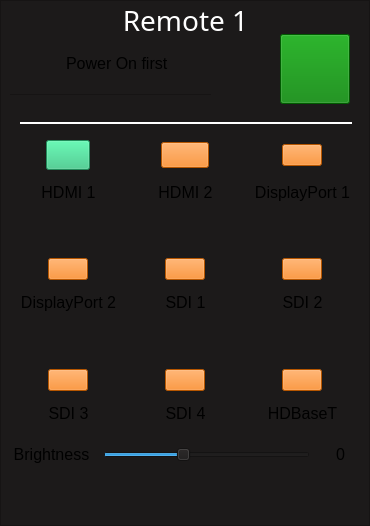
       <widget class="QFrame" name="frame_1">
        <property name="styleSheet">
         <string notr="true">background-color: rgb(28, 26, 26);</string>
        </property>
        <property name="frameShape">
         <enum>QFrame::StyledPanel</enum>
        </property>
        <property name="frameShadow">
         <enum>QFrame::Raised</enum>
        </property>
        <widget class="QWidget" name="verticalLayoutWidget">
         <property name="geometry">
          <rect>
           <x>10</x>
           <y>3</y>
           <width>351</width>
           <height>34</height>
          </rect>
         </property>
         <layout class="QVBoxLayout" name="verticalLayout">
          <property name="rightMargin">
           <number>0</number>
          </property>
          <item>
           <widget class="QLabel" name="label">
            <property name="font">
             <font>
              <family>Ubuntu Mono</family>
              <pointsize>21</pointsize>
             </font>
            </property>
            <property name="styleSheet">
             <string notr="true">color: #FFFFFF</string>
            </property>
            <property name="text">
             <string>Remote 1</string>
            </property>
            <property name="alignment">
             <set>Qt::AlignCenter</set>
            </property>
           </widget>
          </item>
         </layout>
        </widget>
        <widget class="Line" name="line">
         <property name="geometry">
          <rect>
           <x>20</x>
           <y>108</y>
           <width>332</width>
           <height>16</height>
          </rect>
         </property>
         <property name="styleSheet">
          <string notr="true">border:none;
border-bottom:2px solid white;</string>
         </property>
         <property name="frameShadow">
          <enum>QFrame::Plain</enum>
         </property>
         <property name="lineWidth">
          <number>2</number>
         </property>
         <property name="orientation">
          <enum>Qt::Horizontal</enum>
         </property>
        </widget>
        <widget class="QPushButton" name="btn_on_1">
         <property name="geometry">
          <rect>
           <x>280</x>
           <y>34</y>
           <width>70</width>
           <height>70</height>
          </rect>
         </property>
         <property name="sizePolicy">
          <sizepolicy hsizetype="MinimumExpanding" vsizetype="MinimumExpanding">
           <horstretch>0</horstretch>
           <verstretch>0</verstretch>
          </sizepolicy>
         </property>
         <property name="font">
          <font>
           <pointsize>15</pointsize>
           <bold>true</bold>
          </font>
         </property>
         <property name="styleSheet">
          <string notr="true">background-color:green;
</string>
         </property>
         <property name="text">
          <string/>
         </property>
        </widget>
        <widget class="QWidget" name="gridLayoutWidget">
         <property name="geometry">
          <rect>
           <x>10</x>
           <y>140</y>
           <width>351</width>
           <height>295</height>
          </rect>
         </property>
         <layout class="QGridLayout" name="gridLayout" columnstretch="0,0,0" columnminimumwidth="0,0,0">
          <property name="sizeConstraint">
           <enum>QLayout::SetDefaultConstraint</enum>
          </property>
          <property name="leftMargin">
           <number>0</number>
          </property>
          <property name="topMargin">
           <number>0</number>
          </property>
          <property name="rightMargin">
           <number>0</number>
          </property>
          <property name="bottomMargin">
           <number>0</number>
          </property>
          <property name="spacing">
           <number>0</number>
          </property>
          <item row="2" column="0">
           <widget class="QLabel" name="label_14">
            <property name="text">
             <string/>
            </property>
           </widget>
          </item>
          <item row="6" column="0" alignment="Qt::AlignHCenter">
           <widget class="QPushButton" name="pushButton_7">
            <property name="sizePolicy">
             <sizepolicy hsizetype="Fixed" vsizetype="Fixed">
              <horstretch>0</horstretch>
              <verstretch>0</verstretch>
             </sizepolicy>
            </property>
            <property name="styleSheet">
             <string notr="true">background-color:rgb(255, 120, 0);</string>
            </property>
            <property name="text">
             <string/>
            </property>
           </widget>
          </item>
          <item row="1" column="0">
           <widget class="QLabel" name="label_5">
            <property name="font">
             <font>
              <pointsize>12</pointsize>
             </font>
            </property>
            <property name="text">
             <string>HDMI 1</string>
            </property>
            <property name="alignment">
             <set>Qt::AlignCenter</set>
            </property>
           </widget>
          </item>
          <item row="4" column="2">
           <widget class="QLabel" name="label_10">
            <property name="font">
             <font>
              <pointsize>12</pointsize>
             </font>
            </property>
            <property name="text">
             <string>SDI 2</string>
            </property>
            <property name="alignment">
             <set>Qt::AlignCenter</set>
            </property>
           </widget>
          </item>
          <item row="3" column="2" alignment="Qt::AlignHCenter">
           <widget class="QPushButton" name="pushButton_6">
            <property name="sizePolicy">
             <sizepolicy hsizetype="Fixed" vsizetype="Fixed">
              <horstretch>0</horstretch>
              <verstretch>0</verstretch>
             </sizepolicy>
            </property>
            <property name="styleSheet">
             <string notr="true">background-color:rgb(255, 120, 0);</string>
            </property>
            <property name="text">
             <string/>
            </property>
           </widget>
          </item>
          <item row="0" column="1" alignment="Qt::AlignHCenter">
           <widget class="QPushButton" name="pushButton_2">
            <property name="sizePolicy">
             <sizepolicy hsizetype="Fixed" vsizetype="Fixed">
              <horstretch>0</horstretch>
              <verstretch>0</verstretch>
             </sizepolicy>
            </property>
            <property name="font">
             <font>
              <pointsize>11</pointsize>
             </font>
            </property>
            <property name="styleSheet">
             <string notr="true">background-color:rgb(255, 120, 0);</string>
            </property>
            <property name="text">
             <string/>
            </property>
           </widget>
          </item>
          <item row="7" column="1">
           <widget class="QLabel" name="label_12">
            <property name="font">
             <font>
              <pointsize>12</pointsize>
             </font>
            </property>
            <property name="text">
             <string>SDI 4</string>
            </property>
            <property name="alignment">
             <set>Qt::AlignCenter</set>
            </property>
           </widget>
          </item>
          <item row="7" column="2">
           <widget class="QLabel" name="label_13">
            <property name="font">
             <font>
              <pointsize>12</pointsize>
             </font>
            </property>
            <property name="text">
             <string>HDBaseT</string>
            </property>
            <property name="alignment">
             <set>Qt::AlignCenter</set>
            </property>
           </widget>
          </item>
          <item row="0" column="2" alignment="Qt::AlignHCenter">
           <widget class="QPushButton" name="pushButton_3">
            <property name="sizePolicy">
             <sizepolicy hsizetype="Fixed" vsizetype="Fixed">
              <horstretch>0</horstretch>
              <verstretch>0</verstretch>
             </sizepolicy>
            </property>
            <property name="styleSheet">
             <string notr="true">background-color:rgb(255, 120, 0);</string>
            </property>
            <property name="text">
             <string/>
            </property>
           </widget>
          </item>
          <item row="0" column="0" alignment="Qt::AlignHCenter">
           <widget class="QPushButton" name="pushButton_1">
            <property name="sizePolicy">
             <sizepolicy hsizetype="Fixed" vsizetype="Fixed">
              <horstretch>0</horstretch>
              <verstretch>0</verstretch>
             </sizepolicy>
            </property>
            <property name="font">
             <font>
              <family>Ubuntu Light</family>
              <pointsize>11</pointsize>
             </font>
            </property>
            <property name="layoutDirection">
             <enum>Qt::RightToLeft</enum>
            </property>
            <property name="styleSheet">
             <string notr="true">background-color:rgb(46, 194, 126);</string>
            </property>
            <property name="text">
             <string/>
            </property>
           </widget>
          </item>
          <item row="1" column="2">
           <widget class="QLabel" name="label_7">
            <property name="font">
             <font>
              <pointsize>12</pointsize>
             </font>
            </property>
            <property name="text">
             <string>DisplayPort 1</string>
            </property>
            <property name="alignment">
             <set>Qt::AlignCenter</set>
            </property>
           </widget>
          </item>
          <item row="6" column="1" alignment="Qt::AlignHCenter">
           <widget class="QPushButton" name="pushButton_8">
            <property name="sizePolicy">
             <sizepolicy hsizetype="Fixed" vsizetype="Fixed">
              <horstretch>0</horstretch>
              <verstretch>0</verstretch>
             </sizepolicy>
            </property>
            <property name="styleSheet">
             <string notr="true">background-color:rgb(255, 120, 0);</string>
            </property>
            <property name="text">
             <string/>
            </property>
           </widget>
          </item>
          <item row="1" column="1" alignment="Qt::AlignHCenter">
           <widget class="QLabel" name="label_6">
            <property name="font">
             <font>
              <pointsize>12</pointsize>
             </font>
            </property>
            <property name="text">
             <string>HDMI 2</string>
            </property>
            <property name="alignment">
             <set>Qt::AlignCenter</set>
            </property>
           </widget>
          </item>
          <item row="7" column="0">
           <widget class="QLabel" name="label_11">
            <property name="font">
             <font>
              <pointsize>12</pointsize>
             </font>
            </property>
            <property name="text">
             <string>SDI 3</string>
            </property>
            <property name="alignment">
             <set>Qt::AlignCenter</set>
            </property>
           </widget>
          </item>
          <item row="3" column="1" alignment="Qt::AlignHCenter">
           <widget class="QPushButton" name="pushButton_5">
            <property name="sizePolicy">
             <sizepolicy hsizetype="Fixed" vsizetype="Fixed">
              <horstretch>0</horstretch>
              <verstretch>0</verstretch>
             </sizepolicy>
            </property>
            <property name="styleSheet">
             <string notr="true">background-color:rgb(255, 120, 0); </string>
            </property>
            <property name="text">
             <string/>
            </property>
           </widget>
          </item>
          <item row="6" column="2" alignment="Qt::AlignHCenter">
           <widget class="QPushButton" name="pushButton_9">
            <property name="sizePolicy">
             <sizepolicy hsizetype="Fixed" vsizetype="Fixed">
              <horstretch>0</horstretch>
              <verstretch>0</verstretch>
             </sizepolicy>
            </property>
            <property name="styleSheet">
             <string notr="true">background-color:rgb(255, 120, 0);</string>
            </property>
            <property name="text">
             <string/>
            </property>
           </widget>
          </item>
          <item row="4" column="1">
           <widget class="QLabel" name="label_9">
            <property name="font">
             <font>
              <pointsize>12</pointsize>
             </font>
            </property>
            <property name="text">
             <string>SDI 1</string>
            </property>
            <property name="alignment">
             <set>Qt::AlignCenter</set>
            </property>
           </widget>
          </item>
          <item row="3" column="0" alignment="Qt::AlignHCenter">
           <widget class="QPushButton" name="pushButton_4">
            <property name="sizePolicy">
             <sizepolicy hsizetype="Fixed" vsizetype="Fixed">
              <horstretch>0</horstretch>
              <verstretch>0</verstretch>
             </sizepolicy>
            </property>
            <property name="styleSheet">
             <string notr="true">background-color:rgb(255, 120, 0);</string>
            </property>
            <property name="text">
             <string/>
            </property>
           </widget>
          </item>
          <item row="4" column="0">
           <widget class="QLabel" name="label_8">
            <property name="font">
             <font>
              <pointsize>12</pointsize>
             </font>
            </property>
            <property name="text">
             <string>DisplayPort 2</string>
            </property>
            <property name="alignment">
             <set>Qt::AlignCenter</set>
            </property>
           </widget>
          </item>
          <item row="5" column="0">
           <widget class="QLabel" name="label_15">
            <property name="text">
             <string/>
            </property>
           </widget>
          </item>
         </layout>
        </widget>
        <widget class="QWidget" name="horizontalLayoutWidget">
         <property name="geometry">
          <rect>
           <x>10</x>
           <y>434</y>
           <width>351</width>
           <height>41</height>
          </rect>
         </property>
         <layout class="QHBoxLayout" name="horizontalLayout_2" stretch="2,5,1">
          <property name="spacing">
           <number>10</number>
          </property>
          <item>
           <widget class="QLabel" name="label_2">
            <property name="sizePolicy">
             <sizepolicy hsizetype="Preferred" vsizetype="Fixed">
              <horstretch>0</horstretch>
              <verstretch>0</verstretch>
             </sizepolicy>
            </property>
            <property name="font">
             <font>
              <pointsize>12</pointsize>
             </font>
            </property>
            <property name="text">
             <string>Brightness</string>
            </property>
            <property name="alignment">
             <set>Qt::AlignCenter</set>
            </property>
           </widget>
          </item>
          <item>
           <widget class="QSlider" name="sl_1">
            <property name="font">
             <font>
              <pointsize>12</pointsize>
             </font>
            </property>
            <property name="minimum">
             <number>20</number>
            </property>
            <property name="pageStep">
             <number>1</number>
            </property>
            <property name="sliderPosition">
             <number>50</number>
            </property>
            <property name="orientation">
             <enum>Qt::Horizontal</enum>
            </property>
           </widget>
          </item>
          <item>
           <widget class="QLabel" name="lbl_sl_1">
            <property name="font">
             <font>
              <pointsize>12</pointsize>
             </font>
            </property>
            <property name="text">
             <string>0</string>
            </property>
            <property name="alignment">
             <set>Qt::AlignCenter</set>
            </property>
           </widget>
          </item>
         </layout>
        </widget>
        <widget class="QWidget" name="horizontalLayoutWidget_2">
         <property name="geometry">
          <rect>
           <x>10</x>
           <y>476</y>
           <width>351</width>
           <height>41</height>
          </rect>
         </property>
         <layout class="QHBoxLayout" name="horizontalLayout_3">
          <item>
           <widget class="QLabel" name="lbl_connected_1">
            <property name="sizePolicy">
             <sizepolicy hsizetype="Preferred" vsizetype="Fixed">
              <horstretch>0</horstretch>
              <verstretch>0</verstretch>
             </sizepolicy>
            </property>
            <property name="font">
             <font>
              <family>Ubuntu Mono</family>
              <pointsize>11</pointsize>
             </font>
            </property>
            <property name="text">
             <string/>
            </property>
            <property name="alignment">
             <set>Qt::AlignCenter</set>
            </property>
           </widget>
          </item>
         </layout>
        </widget>
        <widget class="QWidget" name="horizontalLayoutWidget_11">
         <property name="geometry">
          <rect>
           <x>10</x>
           <y>34</y>
           <width>231</width>
           <height>61</height>
          </rect>
         </property>
         <layout class="QHBoxLayout" name="horizontalLayout_14">
          <property name="rightMargin">
           <number>30</number>
          </property>
          <item>
           <widget class="QFrame" name="frame_7">
            <property name="frameShape">
             <enum>QFrame::StyledPanel</enum>
            </property>
            <property name="frameShadow">
             <enum>QFrame::Raised</enum>
            </property>
            <widget class="QWidget" name="horizontalLayoutWidget_13">
             <property name="geometry">
              <rect>
               <x>0</x>
               <y>-1</y>
               <width>218</width>
               <height>61</height>
              </rect>
             </property>
             <layout class="QHBoxLayout" name="horizontalLayout_15" stretch="0,2">
              <item>
               <widget class="QLabel" name="label_51">
                <property name="styleSheet">
                 <string notr="true">border-image: url(:/images/alert.png);
width:50px;
color: transparent;</string>
                </property>
                <property name="text">
                 <string>alert1234</string>
                </property>
               </widget>
              </item>
              <item>
               <widget class="QLabel" name="label_54">
                <property name="font">
                 <font>
                  <pointsize>12</pointsize>
                 </font>
                </property>
                <property name="styleSheet">
                 <string notr="true"/>
                </property>
                <property name="text">
                 <string>Power On first</string>
                </property>
                <property name="alignment">
                 <set>Qt::AlignLeading|Qt::AlignLeft|Qt::AlignVCenter</set>
                </property>
               </widget>
              </item>
             </layout>
            </widget>
           </widget>
          </item>
         </layout>
        </widget>
       </widget>
